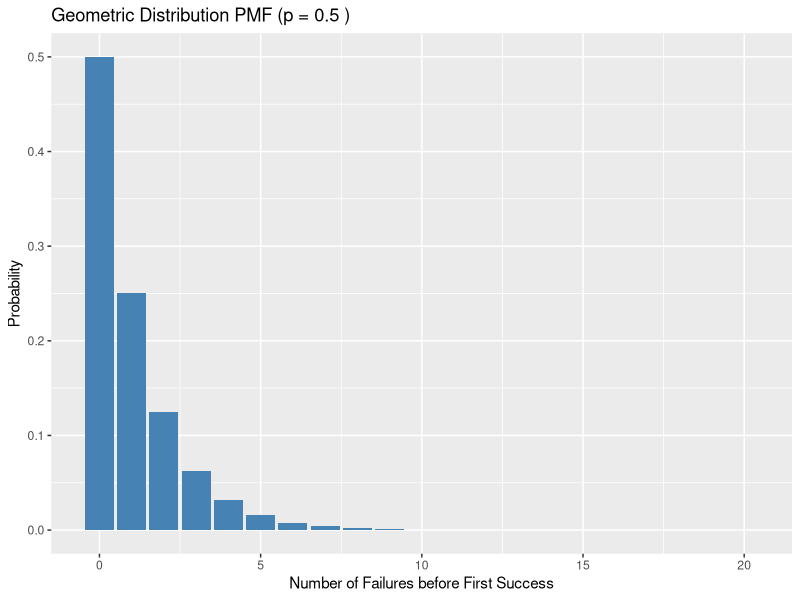

Write R code to recreate this figure.
# ---- 0. Setup and load libraries, if any ----

library(ggplot2)  # load the graphing library

if(!require("rstudioapi")) install.packages("rstudioapi")
setwd(dirname(getSourceEditorContext()$path))  # set working directory

# ---- 1. Geometric Distribution ----

# Just like with the Normal distribution we had rnorm (to sample) and dnorm (the 
# distribution or probability *density* function)
# For the Geometric Distribution we have rgeom (to sample) and dgeom (the 
# distribution or probability *mass* function)

# Sample from Geom(0.5)
samples1 <- rgeom(n=100, p=0.5)
head(samples1)
# What do the parameters mean? WARNING: the "n" argument in rgeom is the number 
# of samples/simulations, *not* the number of trials until you see a success

# Compare the sample mean/sd to the theoretical mean/sd
mean(samples1)
sd(samples1)

mu = 1/0.5
sigma = sqrt((1-0.5)/0.5^2)
print(mu)
print(sigma)

# What if we decrease the success probability - what do you think will happen
# to the sample outcomes?

samples2 <- rgeom(n=100, p=0.0001)
head(samples2)
mean(samples2)
sd(samples2)

mu2 = 1/0.0001
sigma2 = sqrt((1-0.0001)/0.0001^2)
print(mu2)
print(sigma2)

# Note that we just copied and pasted code -- we could have used a function
sample_and_compare_means <- function(nsamples,p){
  samples <- rgeom(n=nsamples, p=p)
  head(samples)
  print(mean(samples))
  print(sd(samples))
  
  mu = 1/p
  sigma = sqrt((1-p)/p^2)
  print(mu)
  print(sigma)
}

sample_and_compare_means(100,0.5)
sample_and_compare_means(100,0.0001)

# Plot the probability mass function using dgeom
p = 0.5
x <- 0:(round(1/p)*10)
y <- dgeom(x, prob = p)
df <- data.frame(x = x, y = y)

ggplot(df, aes(x = x, y = y)) +
  geom_col(fill = "steelblue") +
  labs(
    title = paste("Geometric Distribution PMF (p =", p, ")"),
    x = "Number of Failures before First Success",
    y = "Probability"
  )
